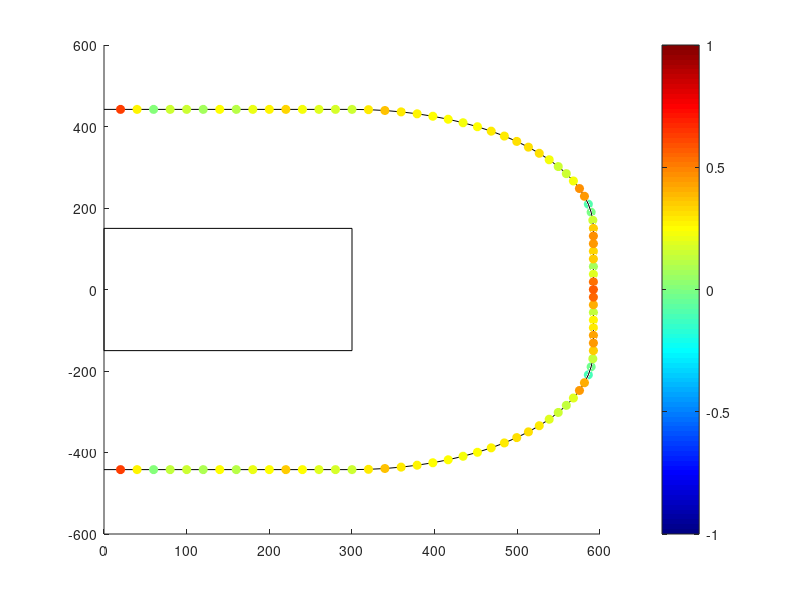

Here is the MATLAB script that generated this plot: (Note: this script raises an error after producing the figure.)
% Post-processing data results from .tb document in real-time
% rafael sanabria 2021

% clear memory
clear all; clc; close all;

data = load('LA5_NON_EC2.txt');

num_colours = 100;
colourmap = jet(100);
weights = linspace(0,1,num_colours);

coordinates = [data(:,1),data(:,2)];
shear_dist = -data(:,3);

figure
num_points = size(data,1);

min_shear = -5;
max_shear = 5;

    hold on
    column_points_1 = [0 150  0];
    column_points_2 = [300 150  0];
    column_points_3 = [300 -150   0];
    column_points_4 = [0 -150 0];

    xyz = vertcat(column_points_1,column_points_2,column_points_3,column_points_4,column_points_1);
    plot3(xyz(:,1),xyz(:,2),xyz(:,3),'k');
    
    plot3(coordinates(:,1),coordinates(:,2),coordinates(:,2)*0,'k')

for idx = 1:num_points
   
    w = (shear_dist(idx) - min_shear)/(max_shear - min_shear);%(shear_dist(idx) - min(shear_dist))/(max(shear_dist) - min(shear_dist));  
    [~,ind] = min(abs(weights-w));
    color = colourmap(ind,:);
    stem3(coordinates(idx,1),coordinates(idx,2),shear_dist(idx),'Color',color,'MarkerEdgeColor', color, 'MarkerFaceColor', color)
    zlim([min_shear max_shear])
    zticks([-5 -2.5 0  2.5  5]);
 
    %surf(xdata, ydata, 217*ones(2), 'FaceAlpha', 0.1, 'FaceColor', 'blue');
end

 cmap = colormap(jet(100)) ; %Create Colormap
 cbh = colorbar ; %Create Colorbar
 cbh.Ticks = linspace(0, 1, 11) ; %Create 8 ticks from zero to 1
 cbh.TickLabels = num2cell(min_shear:(max_shear-min_shear)/(10):max_shear); 
 view([115 33])
 grid on

 xlabel('x [mm]') 
 ylabel('y [mm]') 
 zlabel('Avergage shear stress[MPa]') 

 fig = gcf;
 fig.PaperPositionMode = 'auto'
 fig_pos = fig.PaperPosition;
 fig.PaperSize = [fig_pos(3) fig_pos(4)];
 print(fig,'LA5_NON_EC2','-dpdf')
 
